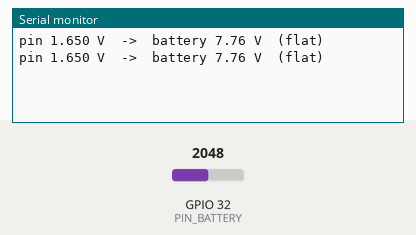
The sketch below on a simulated ESP32. Parts: the last lines printed to the serial monitor. The inputs (shaded band) are chosen by the test bench; at power-on: GPIO 32 (PIN_BATTERY) = 2048.

Above: at 1.2 s.
1.3 s: GPIO 32 (PIN_BATTERY) set to 1352
At 2.6 s:
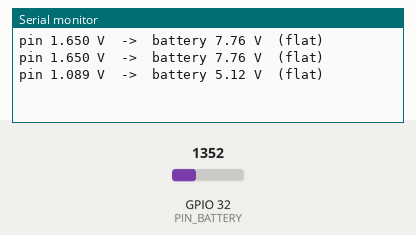
2.8 s: GPIO 32 (PIN_BATTERY) set to 1292
At 3.8 s:
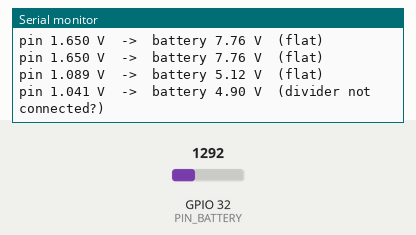

The sketch:

battery_check.ino
```cpp
// Bring-up step 4: check the battery voltage divider on GPIO 32.
// Measure the battery with a multimeter at the same time. If the two differ,
// set BATTERY_CAL in config.h to  multimeter_reading / printed_reading.
// Example: multimeter 12.70 V, printed 12.46 V  ->  BATTERY_CAL = 1.02
const int   PIN_BATTERY = 32;
const float DIVIDER     = (100.0f + 27.0f) / 27.0f;   // 100 kΩ top, 27 kΩ bottom

void setup() {
  Serial.begin(115200);
  analogSetPinAttenuation(PIN_BATTERY, ADC_11db);
}

void loop() {
  uint32_t mv = 0;
  for (int i = 0; i < 16; i++) mv += analogReadMilliVolts(PIN_BATTERY);
  float pinV = mv / 16.0f / 1000.0f;
  float batV = pinV * DIVIDER;
  Serial.printf("pin %.3f V  ->  battery %.2f V  %s\n", pinV, batV,
                batV < 5 ? "(divider not connected?)" :
                batV < 11.8 ? "(flat)" : batV < 12.4 ? "(low)" : batV < 13.6 ? "(ok)" : "(charging / full)");
  delay(1000);
}
```

Measured:
- the behaviour switches between 1320 and 1319 on GPIO 32 (PIN_BATTERY) (found by bisection; images 1 and 2)
- after the input at 1.3 s, the serial monitor: prints a new line after 0.71 s (image 1)
- after the input at 2.8 s, the serial monitor: prints a new line after 0.21 s (image 2)
